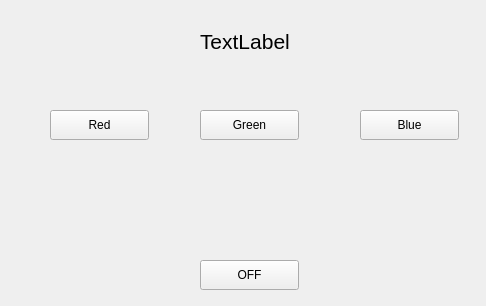
<?xml version="1.0" encoding="UTF-8"?>
<ui version="4.0">
 <class>Form</class>
 <widget class="QWidget" name="Form">
  <property name="geometry">
   <rect>
    <x>0</x>
    <y>0</y>
    <width>486</width>
    <height>306</height>
   </rect>
  </property>
  <property name="windowTitle">
   <string>Form</string>
  </property>
  <widget class="QPushButton" name="rBtn">
   <property name="geometry">
    <rect>
     <x>50</x>
     <y>110</y>
     <width>99</width>
     <height>30</height>
    </rect>
   </property>
   <property name="text">
    <string>Red</string>
   </property>
  </widget>
  <widget class="QPushButton" name="gBtn">
   <property name="geometry">
    <rect>
     <x>200</x>
     <y>110</y>
     <width>99</width>
     <height>30</height>
    </rect>
   </property>
   <property name="text">
    <string>Green</string>
   </property>
  </widget>
  <widget class="QPushButton" name="bBtn">
   <property name="geometry">
    <rect>
     <x>360</x>
     <y>110</y>
     <width>99</width>
     <height>30</height>
    </rect>
   </property>
   <property name="text">
    <string>Blue</string>
   </property>
  </widget>
  <widget class="QLabel" name="textLabel">
   <property name="geometry">
    <rect>
     <x>200</x>
     <y>30</y>
     <width>200</width>
     <height>22</height>
    </rect>
   </property>
   <property name="sizePolicy">
    <sizepolicy hsizetype="Expanding" vsizetype="Preferred">
     <horstretch>0</horstretch>
     <verstretch>0</verstretch>
    </sizepolicy>
   </property>
   <property name="minimumSize">
    <size>
     <width>200</width>
     <height>0</height>
    </size>
   </property>
   <property name="font">
    <font>
     <pointsize>16</pointsize>
    </font>
   </property>
   <property name="text">
    <string>TextLabel</string>
   </property>
  </widget>
  <widget class="QPushButton" name="offBtn">
   <property name="geometry">
    <rect>
     <x>200</x>
     <y>260</y>
     <width>99</width>
     <height>30</height>
    </rect>
   </property>
   <property name="text">
    <string>OFF</string>
   </property>
  </widget>
 </widget>
 <resources/>
 <connections>
  <connection>
   <sender>rBtn</sender>
   <signal>clicked()</signal>
   <receiver>Form</receiver>
   <slot>slot1()</slot>
   <hints>
    <hint type="sourcelabel">
     <x>148</x>
     <y>123</y>
    </hint>
    <hint type="destinationlabel">
     <x>91</x>
     <y>200</y>
    </hint>
   </hints>
  </connection>
  <connection>
   <sender>gBtn</sender>
   <signal>clicked()</signal>
   <receiver>Form</receiver>
   <slot>slot2()</slot>
   <hints>
    <hint type="sourcelabel">
     <x>298</x>
     <y>110</y>
    </hint>
    <hint type="destinationlabel">
     <x>248</x>
     <y>199</y>
    </hint>
   </hints>
  </connection>
  <connection>
   <sender>bBtn</sender>
   <signal>clicked()</signal>
   <receiver>Form</receiver>
   <slot>slot3()</slot>
   <hints>
    <hint type="sourcelabel">
     <x>458</x>
     <y>119</y>
    </hint>
    <hint type="destinationlabel">
     <x>409</x>
     <y>206</y>
    </hint>
   </hints>
  </connection>
  <connection>
   <sender>offBtn</sender>
   <signal>clicked()</signal>
   <receiver>Form</receiver>
   <slot>slot4()</slot>
   <hints>
    <hint type="sourcelabel">
     <x>298</x>
     <y>261</y>
    </hint>
    <hint type="destinationlabel">
     <x>249</x>
     <y>296</y>
    </hint>
   </hints>
  </connection>
 </connections>
 <slots>
  <slot>slot1()</slot>
  <slot>slot2()</slot>
  <slot>slot3()</slot>
  <slot>slot4()</slot>
 </slots>
</ui>
